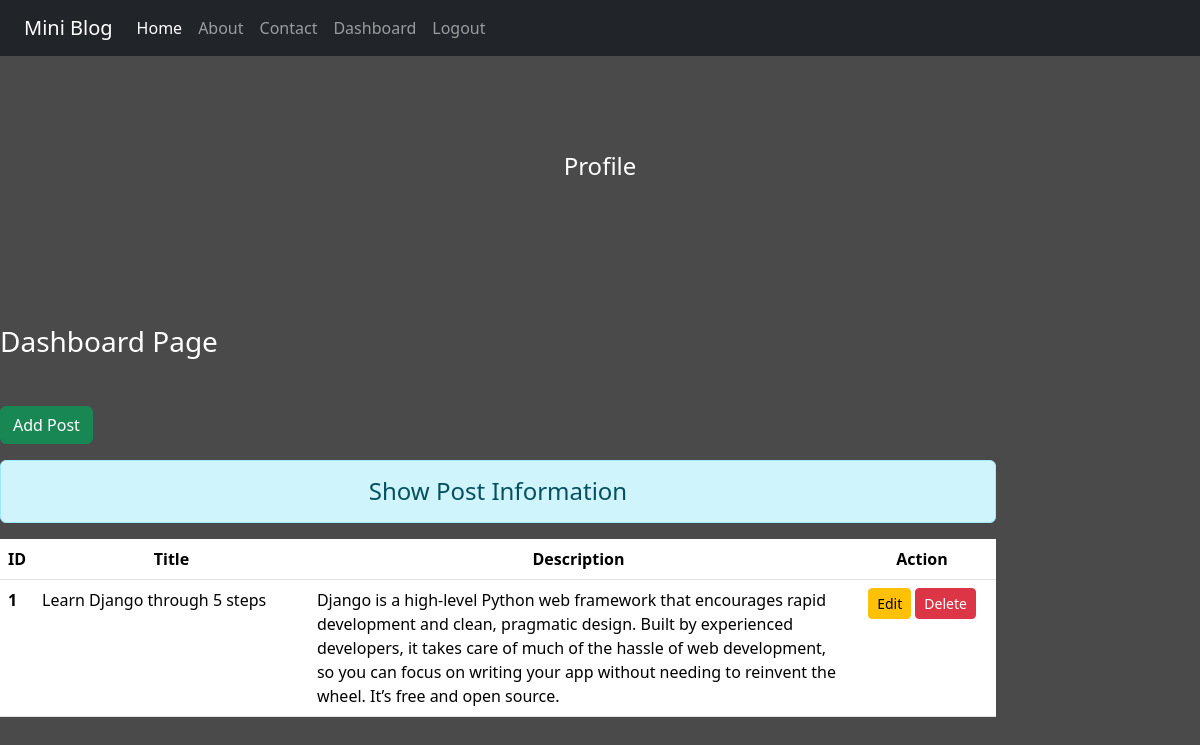
The page /dashboard/ (signed in) on the database its author committed.
### blog/models.py (models this page shows)
class Post(models.Model):
    title = models.CharField(max_length= 200)
    description = models.TextField()

### blog/views.py (the view)
# urls.py: path('dashboard/', views.dashboard,name='dashboard'),
def dashboard(request):
    if request.user.is_authenticated:
        posts = Post.objects.all()
        user = request.user
        full_name = user.get_full_name()
        gps = user.groups.all()
        return render(request,'blog/dashboard.html',{'posts':posts,
                                                     'fill_name': full_name,
                                                     'groups': gps})
    else:
        return HttpResponseRedirect('/login')

### blog/templates/blog/dashboard.html (shortened to what this page needs)
{%  extends 'blog/base.html' %}
{% load static %}
{% block side %}
<div class="col=sm-2 text-white my-5 text-center">
    <h4 class="my-5">Profile</h4>
</div>
{% endblock side %}
{% block content %}
<div class="col-sm-10">
    <h3 class="text-white my-5">  Dashboard Page </h3>
    <a href="{% url 'add_post' %}" class="btn btn-success ">Add Post</a>
    <h4 class="text-center alert alert-info mt-3">Show Post Information</h4>
    {% if posts %}
    <table class="table table-hover bg-white">
        <thead>
        <tr class="text-center">
            <th scope="col" style="width:2%">ID</th>
            <th scope="col" style="width:28%">Title</th>
            <th scope="col" style="width:55%">Description</th>
            <th scope="col" style="width:15%">Action</th>
        </tr>
        </thead>
        <tbody>
        {% for post in posts %}
        <tr>
            <th scope="row"> {{post.id}}</th>
            <td>{{post.title}}</td>
            <td>{{post.description}}</td>
            <td class="text-center">
                <a href="{% url 'update_post' post.id %}" class="btn btn-warning btn-sm">Edit</a>
                {% if perms.blog.delete_post %}
                <form action="{% url 'delete_post' post.id %}" method="POST" class="d-inline">
                    <input type="submit" class="btn btn-danger btn-sm" value="Delete">
                </form>
                {% endif %}
            </td>
        </tr>
        {% endfor %}
        </tbody>
    </table>
    {% else %}
    <h4 class="text-center alert alert-warning">No Records</h4>
    {% endif %}
</div>
{% endblock content %}

### blog/static/blog/css/style.css (style rules this page uses)
body { background-color : rgb(75,74,74); color: antiquewhite; }

### rows shown on the page
Post: id "1", title "Learn Django through 5 steps", description "Django is a high-level Python web framework that encourages rapid development and clean, pragmatic design. Built by experienced developers, it takes care of much of the hassle of web development, so you can focus on writing your app without needing to reinvent the wheel. It’s free and open source."
